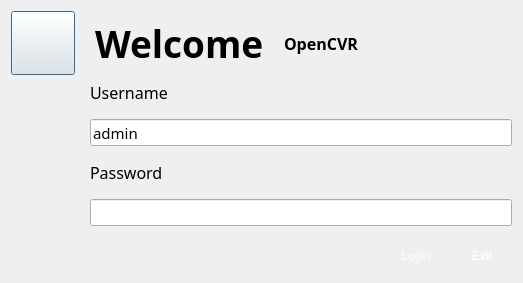
<?xml version="1.0" encoding="UTF-8"?>
<ui version="4.0">
 <class>VSCLogin</class>
 <widget class="QDialog" name="VSCLogin">
  <property name="geometry">
   <rect>
    <x>0</x>
    <y>0</y>
    <width>523</width>
    <height>283</height>
   </rect>
  </property>
  <property name="minimumSize">
   <size>
    <width>523</width>
    <height>283</height>
   </size>
  </property>
  <property name="maximumSize">
   <size>
    <width>523</width>
    <height>283</height>
   </size>
  </property>
  <property name="windowTitle">
   <string>Welcome OpenCVR</string>
  </property>
  <property name="windowIcon">
   <iconset resource="../main/vscmainwindows.qrc">
    <normaloff>:/logo/resources/vscsmall.png</normaloff>:/logo/resources/vscsmall.png</iconset>
  </property>
  <property name="styleSheet">
   <string notr="true"/>
  </property>
  <property name="modal">
   <bool>true</bool>
  </property>
  <layout class="QVBoxLayout" name="verticalLayout_3">
   <item>
    <layout class="QHBoxLayout" name="horizontalLayout_2">
     <property name="spacing">
      <number>20</number>
     </property>
     <item>
      <widget class="QPushButton" name="pushButton">
       <property name="minimumSize">
        <size>
         <width>64</width>
         <height>64</height>
        </size>
       </property>
       <property name="maximumSize">
        <size>
         <width>64</width>
         <height>64</height>
        </size>
       </property>
       <property name="text">
        <string/>
       </property>
       <property name="icon">
        <iconset resource="../main/vscmainwindows.qrc">
         <normaloff>:/logo/resources/vscsmall.png</normaloff>:/logo/resources/vscsmall.png</iconset>
       </property>
       <property name="iconSize">
        <size>
         <width>64</width>
         <height>64</height>
        </size>
       </property>
      </widget>
     </item>
     <item>
      <widget class="QLabel" name="label_3">
       <property name="font">
        <font>
         <family>微软雅黑</family>
         <pointsize>28</pointsize>
         <weight>75</weight>
         <bold>true</bold>
        </font>
       </property>
       <property name="text">
        <string>Welcome</string>
       </property>
      </widget>
     </item>
     <item>
      <widget class="QLabel" name="label_4">
       <property name="font">
        <font>
         <family>微软雅黑</family>
         <pointsize>12</pointsize>
         <weight>75</weight>
         <bold>true</bold>
        </font>
       </property>
       <property name="styleSheet">
        <string notr="true"/>
       </property>
       <property name="text">
        <string>OpenCVR </string>
       </property>
      </widget>
     </item>
     <item>
      <spacer name="horizontalSpacer">
       <property name="orientation">
        <enum>Qt::Horizontal</enum>
       </property>
       <property name="sizeHint" stdset="0">
        <size>
         <width>40</width>
         <height>20</height>
        </size>
       </property>
      </spacer>
     </item>
    </layout>
   </item>
   <item>
    <layout class="QHBoxLayout" name="horizontalLayout">
     <property name="spacing">
      <number>15</number>
     </property>
     <item>
      <layout class="QVBoxLayout" name="verticalLayout_2">
       <item>
        <spacer name="verticalSpacer">
         <property name="orientation">
          <enum>Qt::Vertical</enum>
         </property>
         <property name="sizeHint" stdset="0">
          <size>
           <width>20</width>
           <height>40</height>
          </size>
         </property>
        </spacer>
       </item>
       <item>
        <widget class="QWidget" name="widget" native="true">
         <property name="minimumSize">
          <size>
           <width>64</width>
           <height>64</height>
          </size>
         </property>
         <property name="maximumSize">
          <size>
           <width>64</width>
           <height>64</height>
          </size>
         </property>
        </widget>
       </item>
      </layout>
     </item>
     <item>
      <layout class="QVBoxLayout" name="verticalLayout">
       <property name="spacing">
        <number>15</number>
       </property>
       <item>
        <widget class="QLabel" name="label">
         <property name="font">
          <font>
           <family>微软雅黑</family>
           <pointsize>12</pointsize>
           <weight>50</weight>
           <italic>false</italic>
           <bold>false</bold>
          </font>
         </property>
         <property name="styleSheet">
          <string notr="true"/>
         </property>
         <property name="text">
          <string>Username</string>
         </property>
        </widget>
       </item>
       <item>
        <widget class="QLineEdit" name="username">
         <property name="minimumSize">
          <size>
           <width>0</width>
           <height>25</height>
          </size>
         </property>
         <property name="maximumSize">
          <size>
           <width>16777215</width>
           <height>16777215</height>
          </size>
         </property>
         <property name="font">
          <font>
           <family>微软雅黑</family>
           <pointsize>11</pointsize>
          </font>
         </property>
         <property name="styleSheet">
          <string notr="true"/>
         </property>
         <property name="text">
          <string>admin</string>
         </property>
         <property name="readOnly">
          <bool>true</bool>
         </property>
        </widget>
       </item>
       <item>
        <widget class="QLabel" name="label_2">
         <property name="font">
          <font>
           <family>微软雅黑</family>
           <pointsize>12</pointsize>
          </font>
         </property>
         <property name="styleSheet">
          <string notr="true"/>
         </property>
         <property name="text">
          <string>Password</string>
         </property>
        </widget>
       </item>
       <item>
        <widget class="QLineEdit" name="passwd">
         <property name="minimumSize">
          <size>
           <width>0</width>
           <height>25</height>
          </size>
         </property>
         <property name="font">
          <font>
           <family>微软雅黑</family>
           <pointsize>11</pointsize>
          </font>
         </property>
         <property name="styleSheet">
          <string notr="true"/>
         </property>
         <property name="inputMethodHints">
          <set>Qt::ImhHiddenText|Qt::ImhNoAutoUppercase|Qt::ImhNoPredictiveText|Qt::ImhSensitiveData</set>
         </property>
         <property name="text">
          <string/>
         </property>
         <property name="echoMode">
          <enum>QLineEdit::Password</enum>
         </property>
         <property name="readOnly">
          <bool>false</bool>
         </property>
        </widget>
       </item>
       <item>
        <layout class="QHBoxLayout" name="_2">
         <property name="spacing">
          <number>6</number>
         </property>
         <property name="leftMargin">
          <number>0</number>
         </property>
         <property name="topMargin">
          <number>0</number>
         </property>
         <property name="rightMargin">
          <number>0</number>
         </property>
         <property name="bottomMargin">
          <number>0</number>
         </property>
         <item>
          <spacer>
           <property name="orientation">
            <enum>Qt::Horizontal</enum>
           </property>
           <property name="sizeHint" stdset="0">
            <size>
             <width>131</width>
             <height>31</height>
            </size>
           </property>
          </spacer>
         </item>
         <item>
          <widget class="QPushButton" name="pbLogin">
           <property name="minimumSize">
            <size>
             <width>60</width>
             <height>30</height>
            </size>
           </property>
           <property name="maximumSize">
            <size>
             <width>60</width>
             <height>30</height>
            </size>
           </property>
           <property name="styleSheet">
            <string notr="true">QPushButton { 
border:none;
color:white;
background-image: url(:/action/resources/button.png);}
QPushButton:hover {
	background-image: url(:/action/resources/buttonpress.png);}
QPushButton:pressed {
	background-image: url(:/action/resources/button.png);}</string>
           </property>
           <property name="text">
            <string>Login</string>
           </property>
          </widget>
         </item>
         <item>
          <widget class="QPushButton" name="pbExit">
           <property name="minimumSize">
            <size>
             <width>60</width>
             <height>30</height>
            </size>
           </property>
           <property name="maximumSize">
            <size>
             <width>60</width>
             <height>30</height>
            </size>
           </property>
           <property name="autoFillBackground">
            <bool>false</bool>
           </property>
           <property name="styleSheet">
            <string notr="true">QPushButton { 
border:none;
color:white;
background-image: url(:/action/resources/button.png);}
QPushButton:hover {
	background-image: url(:/action/resources/buttonpress.png);}
QPushButton:pressed {
	background-image: url(:/action/resources/button.png);}</string>
           </property>
           <property name="text">
            <string>Exit</string>
           </property>
          </widget>
         </item>
        </layout>
       </item>
      </layout>
     </item>
    </layout>
   </item>
  </layout>
 </widget>
 <resources>
  <include location="../main/vscmainwindows.qrc"/>
 </resources>
 <connections>
  <connection>
   <sender>pbLogin</sender>
   <signal>clicked()</signal>
   <receiver>VSCLogin</receiver>
   <slot>accept()</slot>
   <hints>
    <hint type="sourcelabel">
     <x>278</x>
     <y>253</y>
    </hint>
    <hint type="destinationlabel">
     <x>96</x>
     <y>254</y>
    </hint>
   </hints>
  </connection>
  <connection>
   <sender>pbExit</sender>
   <signal>clicked()</signal>
   <receiver>VSCLogin</receiver>
   <slot>reject()</slot>
   <hints>
    <hint type="sourcelabel">
     <x>369</x>
     <y>253</y>
    </hint>
    <hint type="destinationlabel">
     <x>179</x>
     <y>282</y>
    </hint>
   </hints>
  </connection>
 </connections>
</ui>
